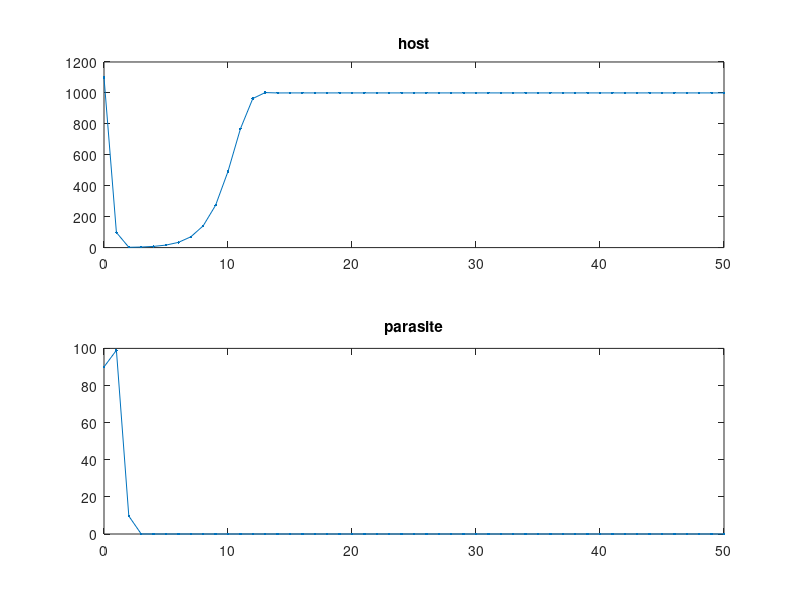

Source code (MATLAB): (Note: this script raises an error after producing the figure.)
x_0 = 1100;
y_0 = 90;

r = 1.1;
N = 1000;
a = 0.01;
b = 0.001;

n = 50;

save = 0;

x = zeros(1, n+1);
y = zeros(1, n+1);
x(1) = x_0;
y(1) = y_0;

for i = 1 : n
    x(i+1) = max(0, (r * (1 - x(i) / N) + 1) * (1 - a * y(i)) * x(i));
    y(i+1) = b * x(i) * y(i);
end

subplot(2, 1, 1);
plot(0:n, x, '.-');
title('host')

subplot(2, 1, 2);
plot(0:n, y, '.-');
title('parasite')

sgtitle({
    sprintf('$x_0=%.3f,\\ y_0=%.3f,\\ r=%.3f$', x_0, y_0, r), ...
    sprintf('$a=%.3f,\\ b=%.5f,\\ N=%.3f$', a, b, N)
}, 'Interpreter', 'latex')

if save == 1
    saveas(gcf, sprintf('ex9-x0_%.3f-y0_%.3f-r_%.3f-a_%.3f-b_%.5f-N_%.3f.eps', x_0, y_0, r, a, b, N))
end

